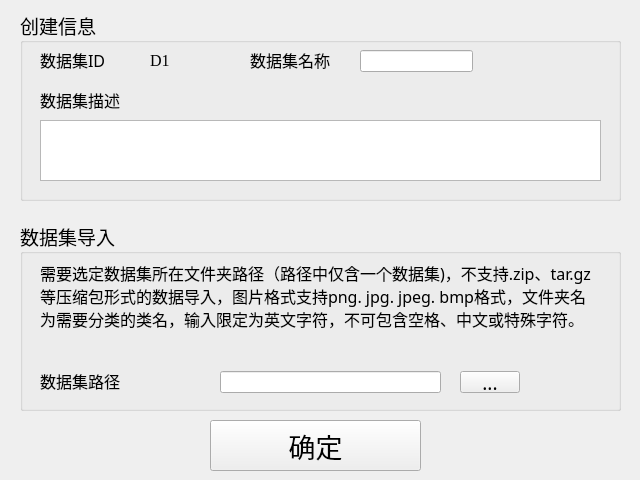
<?xml version="1.0" encoding="UTF-8"?>
<ui version="4.0">
 <class>AddDatasetWidget</class>
 <widget class="QWidget" name="AddDatasetWidget">
  <property name="geometry">
   <rect>
    <x>0</x>
    <y>0</y>
    <width>640</width>
    <height>480</height>
   </rect>
  </property>
  <property name="maximumSize">
   <size>
    <width>640</width>
    <height>480</height>
   </size>
  </property>
  <property name="windowTitle">
   <string>导入数据集</string>
  </property>
  <widget class="QPushButton" name="DatasetOK">
   <property name="geometry">
    <rect>
     <x>210</x>
     <y>420</y>
     <width>211</width>
     <height>51</height>
    </rect>
   </property>
   <property name="font">
    <font>
     <family>黑体</family>
     <pointsize>20</pointsize>
    </font>
   </property>
   <property name="text">
    <string>确定</string>
   </property>
  </widget>
  <widget class="QWidget" name="layoutWidget">
   <property name="geometry">
    <rect>
     <x>20</x>
     <y>10</y>
     <width>601</width>
     <height>401</height>
    </rect>
   </property>
   <layout class="QVBoxLayout" name="verticalLayout">
    <property name="spacing">
     <number>20</number>
    </property>
    <item>
     <widget class="QGroupBox" name="groupBox">
      <property name="font">
       <font>
        <family>黑体</family>
        <pointsize>14</pointsize>
       </font>
      </property>
      <property name="title">
       <string>创建信息</string>
      </property>
      <widget class="QLabel" name="LabelDatasetID">
       <property name="geometry">
        <rect>
         <x>20</x>
         <y>40</y>
         <width>71</width>
         <height>20</height>
        </rect>
       </property>
       <property name="font">
        <font>
         <family>黑体</family>
         <pointsize>12</pointsize>
        </font>
       </property>
       <property name="text">
        <string>数据集ID</string>
       </property>
      </widget>
      <widget class="QLabel" name="DatasetID">
       <property name="geometry">
        <rect>
         <x>130</x>
         <y>40</y>
         <width>71</width>
         <height>20</height>
        </rect>
       </property>
       <property name="font">
        <font>
         <family>Times New Roman</family>
         <pointsize>12</pointsize>
        </font>
       </property>
       <property name="text">
        <string>D1</string>
       </property>
       <property name="textFormat">
        <enum>Qt::AutoText</enum>
       </property>
      </widget>
      <widget class="QLabel" name="LabelDatasetDescription">
       <property name="geometry">
        <rect>
         <x>20</x>
         <y>80</y>
         <width>90</width>
         <height>20</height>
        </rect>
       </property>
       <property name="font">
        <font>
         <family>黑体</family>
         <pointsize>12</pointsize>
        </font>
       </property>
       <property name="text">
        <string>数据集描述</string>
       </property>
      </widget>
      <widget class="QPlainTextEdit" name="DatasetDescription">
       <property name="geometry">
        <rect>
         <x>20</x>
         <y>110</y>
         <width>561</width>
         <height>61</height>
        </rect>
       </property>
      </widget>
      <widget class="QLabel" name="LabelDatasetName">
       <property name="geometry">
        <rect>
         <x>230</x>
         <y>40</y>
         <width>91</width>
         <height>20</height>
        </rect>
       </property>
       <property name="font">
        <font>
         <family>黑体</family>
         <pointsize>12</pointsize>
        </font>
       </property>
       <property name="text">
        <string>数据集名称</string>
       </property>
      </widget>
      <widget class="QLineEdit" name="DatasetName">
       <property name="geometry">
        <rect>
         <x>340</x>
         <y>40</y>
         <width>113</width>
         <height>22</height>
        </rect>
       </property>
       <property name="font">
        <font>
         <family>Times New Roman</family>
         <pointsize>12</pointsize>
        </font>
       </property>
      </widget>
     </widget>
    </item>
    <item>
     <widget class="QGroupBox" name="groupBox_2">
      <property name="font">
       <font>
        <family>黑体</family>
        <pointsize>14</pointsize>
       </font>
      </property>
      <property name="title">
       <string>数据集导入</string>
      </property>
      <widget class="QLabel" name="label_4">
       <property name="geometry">
        <rect>
         <x>20</x>
         <y>150</y>
         <width>90</width>
         <height>20</height>
        </rect>
       </property>
       <property name="font">
        <font>
         <family>黑体</family>
         <pointsize>12</pointsize>
        </font>
       </property>
       <property name="text">
        <string>数据集路径</string>
       </property>
      </widget>
      <widget class="QToolButton" name="findPath">
       <property name="geometry">
        <rect>
         <x>440</x>
         <y>150</y>
         <width>60</width>
         <height>22</height>
        </rect>
       </property>
       <property name="font">
        <font>
         <family>黑体</family>
         <pointsize>14</pointsize>
        </font>
       </property>
       <property name="text">
        <string>...</string>
       </property>
      </widget>
      <widget class="QLabel" name="label_6">
       <property name="geometry">
        <rect>
         <x>20</x>
         <y>40</y>
         <width>561</width>
         <height>81</height>
        </rect>
       </property>
       <property name="font">
        <font>
         <family>楷体</family>
         <pointsize>12</pointsize>
        </font>
       </property>
       <property name="text">
        <string>需要选定数据集所在文件夹路径（路径中仅含一个数据集)，不支持.zip、tar.gz等压缩包形式的数据导入，图片格式支持png. jpg. jpeg. bmp格式，文件夹名为需要分类的类名，输入限定为英文字符，不可包含空格、中文或特殊字符。</string>
       </property>
       <property name="textFormat">
        <enum>Qt::PlainText</enum>
       </property>
       <property name="alignment">
        <set>Qt::AlignLeading|Qt::AlignLeft|Qt::AlignTop</set>
       </property>
       <property name="wordWrap">
        <bool>true</bool>
       </property>
      </widget>
      <widget class="QLineEdit" name="datasetPath">
       <property name="geometry">
        <rect>
         <x>200</x>
         <y>150</y>
         <width>221</width>
         <height>22</height>
        </rect>
       </property>
       <property name="font">
        <font>
         <family>Times New Roman</family>
         <pointsize>12</pointsize>
        </font>
       </property>
      </widget>
     </widget>
    </item>
   </layout>
  </widget>
 </widget>
 <resources/>
 <connections/>
 <slots>
  <slot>onClickOK()</slot>
 </slots>
</ui>
